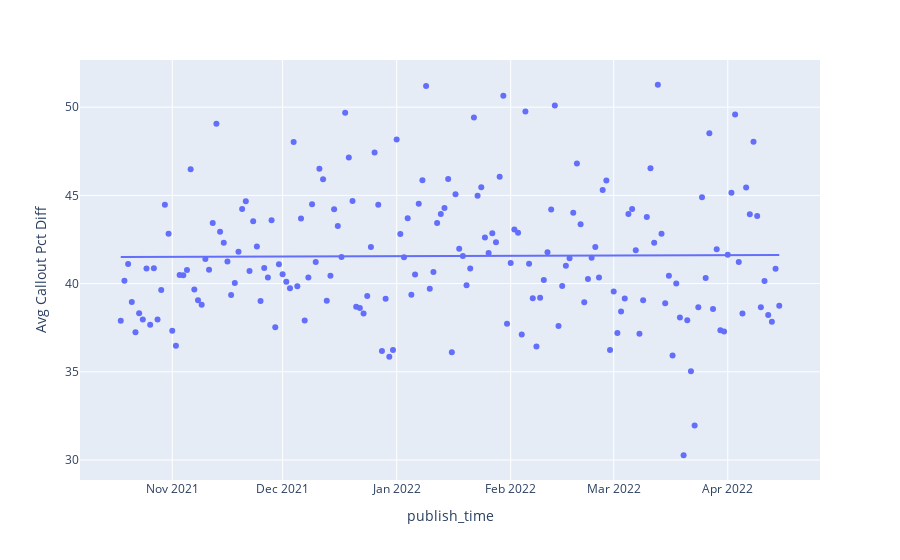

Notebook cell for this chart:
### Code cell
px.scatter(time_gb, 'publish_time', 'Avg Callout Pct Diff'
          , trendline='ols')

### Figure 1 — Plotly figure (JSON) as saved in the notebook; plotly's stock layout.template omitted (floating-point values rounded to 4 significant figures; data arrays with more than 128 entries replaced by an {"elided": "..."} marker saying what was removed)
{"data": [{"hovertemplate": "publish_time=%{x}<br>Avg Callout Pct Diff=%{y}<extra></extra>", "legendgroup": "", "marker": {"color": "#636efa", "symbol": "circle"}, "mode": "markers", "name": "", "orientation": "v", "showlegend": false, "type": "scatter", "x": {"elided": "180 str values"}, "xaxis": "x", "y": {"elided": "180 float values"}, "yaxis": "y"}, {"hovertemplate": "<b>OLS trendline</b><br>Avg Callout Pct Diff = 7.36251e-09 * publish_time + 29.468<br>R<sup>2</sup>=0.000082<br><br>publish_time=%{x}<br>Avg Callout Pct Diff=%{y} <b>(trend)</b><extra></extra>", "legendgroup": "", "marker": {"color": "#636efa", "symbol": "circle"}, "mode": "lines", "name": "", "showlegend": false, "type": "scatter", "x": {"elided": "180 str values"}, "xaxis": "x", "y": {"elided": "180 float values"}, "yaxis": "y"}], "layout": {"legend": {"tracegroupgap": 0}, "margin": {"t": 60}, "xaxis": {"anchor": "y", "domain": [0, 1], "title": {"text": "publish_time"}}, "yaxis": {"anchor": "x", "domain": [0, 1], "title": {"text": "Avg Callout Pct Diff"}}}}
